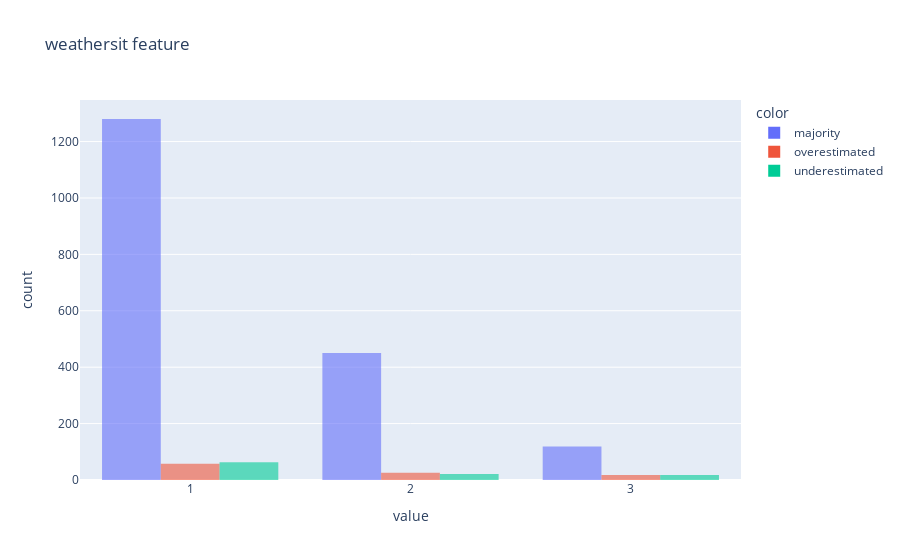

The code cell stored with this chart in its notebook:
### Code cell
px.histogram(cnt_result['weathersit'], color=cnt_result['error_group'], opacity=0.6, barmode='group', title="weathersit feature")

### Figure 1 — Plotly figure (JSON) as saved in the notebook; plotly's stock layout.template omitted (floating-point values rounded to 4 significant figures; data arrays with more than 128 entries replaced by an {"elided": "..."} marker saying what was removed)
{"data": [{"alignmentgroup": "True", "bingroup": "x", "hovertemplate": "color=majority<br>value=%{x}<br>count=%{y}<extra></extra>", "legendgroup": "majority", "marker": {"color": "#636efa", "opacity": 0.6, "pattern": {"shape": ""}}, "name": "majority", "offsetgroup": "majority", "orientation": "v", "showlegend": true, "type": "histogram", "x": {"elided": "1849 str values"}, "xaxis": "x", "yaxis": "y"}, {"alignmentgroup": "True", "bingroup": "x", "hovertemplate": "color=overestimated<br>value=%{x}<br>count=%{y}<extra></extra>", "legendgroup": "overestimated", "marker": {"color": "#EF553B", "opacity": 0.6, "pattern": {"shape": ""}}, "name": "overestimated", "offsetgroup": "overestimated", "orientation": "v", "showlegend": true, "type": "histogram", "x": ["2", "3", "3", "2", "1", "1", "1", "1", "1", "3", "1", "1", "2", "3", "1", "1", "1", "3", "1", "2", "2", "1", "1", "3", "2", "1", "1", "1", "3", "1", "1", "1", "1", "3", "1", "1", "2", "2", "1", "1", "1", "2", "2", "1", "2", "1", "1", "1", "1", "1", "2", "1", "1", "2", "1", "1", "3", "1", "1", "1", "1", "2", "3", "2", "3", "1", "1", "1", "2", "1", "3", "1", "2", "3", "2", "1", "1", "1", "3", "1", "2", "2", "1", "3", "3", "2", "1", "3", "1", "1", "1", "2", "1", "2", "2", "1", "2", "2", "1", "3", "1", "1"], "xaxis": "x", "yaxis": "y"}, {"alignmentgroup": "True", "bingroup": "x", "hovertemplate": "color=underestimated<br>value=%{x}<br>count=%{y}<extra></extra>", "legendgroup": "underestimated", "marker": {"color": "#00cc96", "opacity": 0.6, "pattern": {"shape": ""}}, "name": "underestimated", "offsetgroup": "underestimated", "orientation": "v", "showlegend": true, "type": "histogram", "x": ["1", "1", "1", "1", "1", "2", "1", "1", "1", "2", "1", "1", "1", "1", "1", "1", "2", "1", "1", "2", "1", "1", "2", "1", "2", "2", "3", "1", "1", "2", "1", "2", "3", "1", "3", "3", "3", "1", "1", "3", "2", "1", "1", "1", "1", "1", "1", "1", "3", "1", "1", "2", "3", "2", "1", "3", "1", "1", "1", "2", "1", "2", "1", "3", "3", "3", "2", "1", "1", "3", "1", "1", "1", "1", "1", "1", "1", "1", "1", "2", "1", "1", "2", "3", "2", "2", "3", "1", "3", "1", "2", "1", "3", "1", "1", "1", "1", "3", "1", "2", "1", "1"], "xaxis": "x", "yaxis": "y"}], "layout": {"barmode": "group", "legend": {"title": {"text": "color"}, "tracegroupgap": 0}, "title": {"text": "weathersit feature"}, "xaxis": {"anchor": "y", "domain": [0, 1], "title": {"text": "value"}}, "yaxis": {"anchor": "x", "domain": [0, 1], "title": {"text": "count"}}}}
